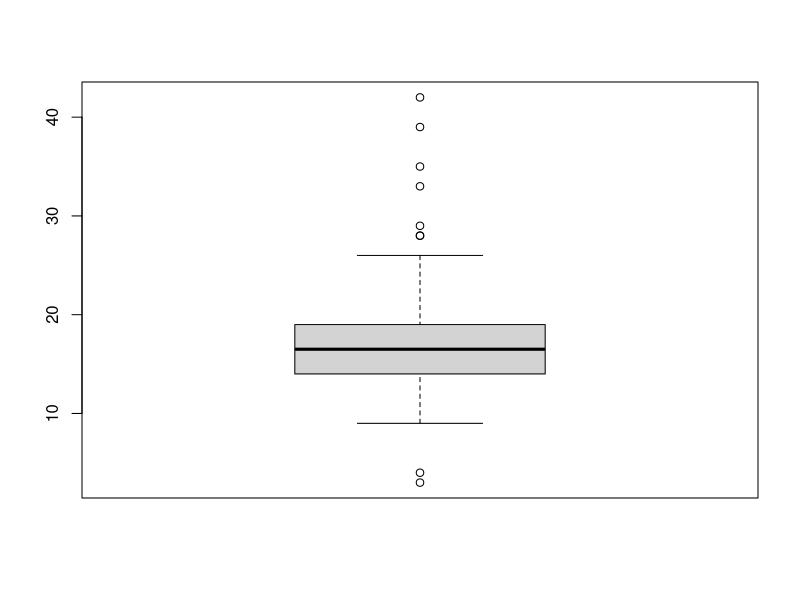
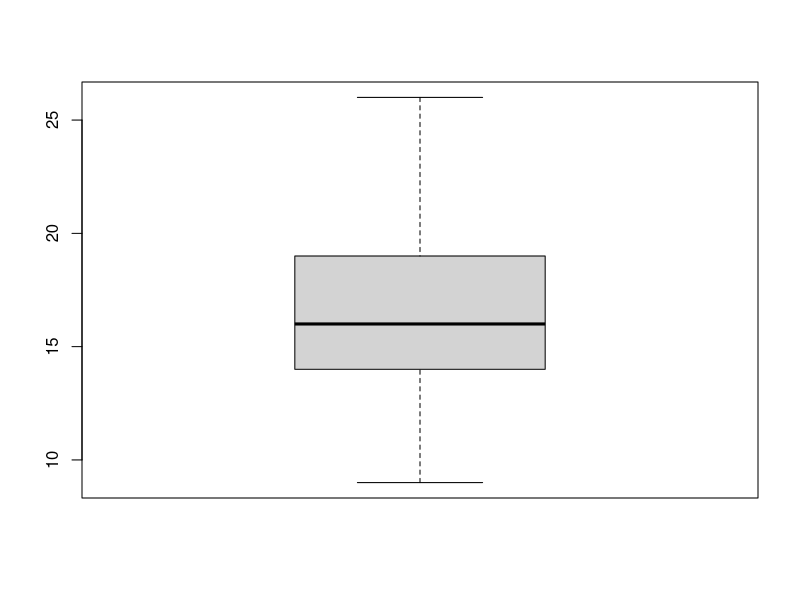

Recreate these plots in R, in order.
library(dplyr)
library(ggplot2)

#-----------------------------------------------------------------------------

#문제 7-1
mpg_1 <- mpg %>% mutate(total = cty+hwy)
#문제 7-2
mpg_1 <- mpg_1 %>% mutate(mean_total = total/2)
#문제 7-3
mpg_1 %>% arrange(desc(mean_total)) %>% head(3)
#문제 7-4
mpg %>% mutate(total=cty+hwy) %>% 
  mutate(mean_total = total/2) %>% 
    arrange(desc(mean_total)) %>% 
      head(3)

#-----------------------------------------------------------------------------

#문제 8-1
mpg %>%  
  group_by(class) %>% 
    summarise(mean_cty = mean(cty))
#문제 8-2
mpg %>%
  group_by(class) %>% 
    summarise(mean_cty = mean(cty)) %>% 
      arrange(desc(mean_cty))
#문제 8-3
mpg %>% group_by(manufacturer) %>% 
  summarise(mean_hwy = mean(hwy)) %>% arrange(desc(mean_hwy)) %>% 
    head(3)
#문제 8-4
mpg %>% filter(class=="compact") %>% group_by(manufacturer) %>% 
  summarise(compact_n=n()) %>% arrange(desc(compact_n))

#-----------------------------------------------------------------------------

#문제 9
fuel <- data.frame(fl=c("c","d","e","p","r"),
                   price_fl = c(2.35,2.38,2.11,2.76,2.22),
                   stringsAsFactors = F)
fuel
#문제 9-1
mpg <- left_join(mpg , fuel , by = "fl")
#문제 9-2
mpg %>% select(model,fl,price_fl) %>% head(5)

#-----------------------------------------------------------------------------

#문제 10-1
midwest <- midwest %>% mutate(perunadults = ((poptotal-popadults)/poptotal)*100)
#문제 10-2
midwest %>% select(county,perunadults) %>%
  arrange(desc(perunadults)) %>% head(5)
#문제 10-3
midwest %>% mutate(perunadults_grade = ifelse(perunadults<30,"small", ifelse(perunadults<40,"middle","large"))) %>%
  group_by(perunadults_grade) %>% summarise(perunadults_grade_n =n())
#문제 10-4
midwest %>% mutate(perpopasian = (popasian/poptotal)*100) %>% 
  arrange(perpopasian) %>% head(10) %>% select(state,county,perpopasian)

#-----------------------------------------------------------------------------

#문제 11
mpg <- as.data.frame(ggplot2::mpg)
mpg[c(65,124,131,153,212),"hwy"] <- NA
#문제 11-1
table(is.na(mpg$drv))
table(is.na(mpg$hwy))
#문제 11-2
mpg %>% filter(!is.na(hwy)) %>% group_by(drv) %>%
  summarise(mean_hwy = mean(hwy)) %>% arrange(desc(mean_hwy))

#-----------------------------------------------------------------------------

#문제 12
mpg <- as.data.frame(ggplot2::mpg)
mpg[c(10,14,58,93),"drv"] <- "k"
mpg[c(29,43,129,203),"cty"] <- c(3,4,39,42)
#문제 12-1
table(mpg$drv)
mpg <- mpg %>% filter(!drv%in%"k")
table(mpg$drv)
#문제 12-2
boxplot(mpg$cty)$stats
mpg$cty <- ifelse(mpg$cty < 9|mpg$cty>26,NA,mpg$cty)
mpg <- mpg %>% filter(!is.na(mpg$cty))
boxplot(mpg$cty)
#문제 12-3
mpg %>% group_by(drv) %>%
  summarise(mean_cty= mean(cty)) %>% arrange(mean_cty)




